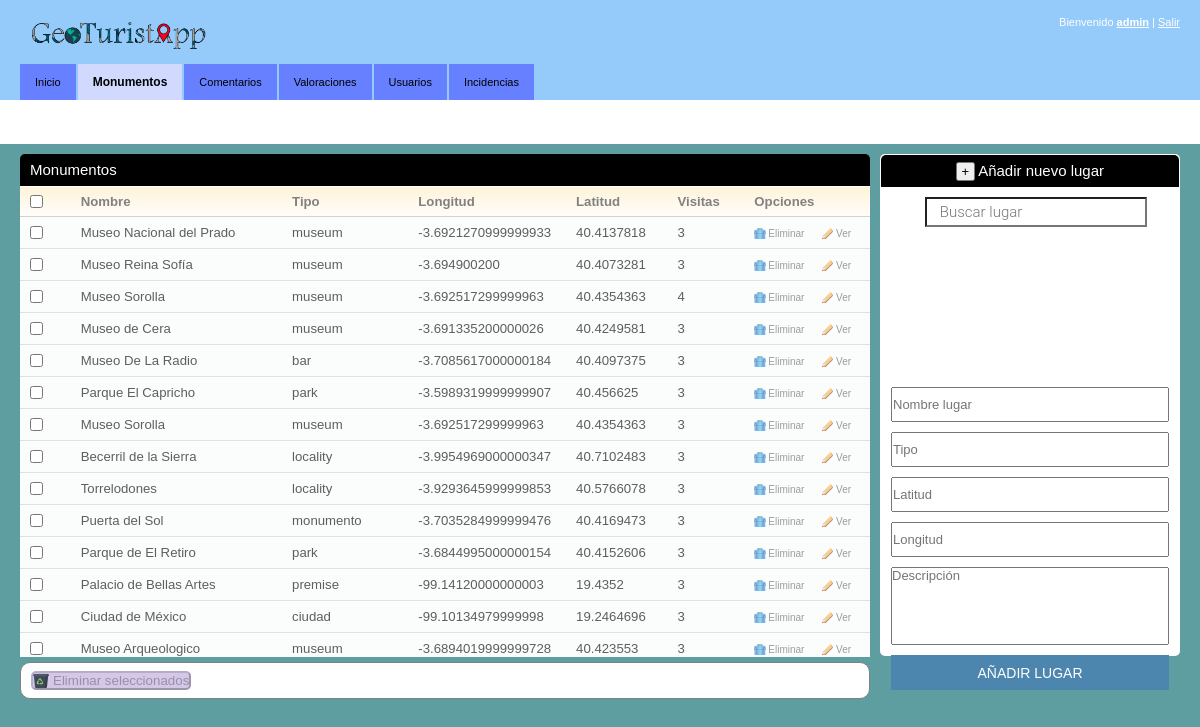
The page /inicio.php?id=monumentos (signed in) on the database its author committed.
### tables this page shows
CREATE TABLE `lugares` (
  `id_lugar` int(11) NOT NULL,
  `nombre` varchar(150) NOT NULL,
  `tipo` varchar(200) NOT NULL,
  `latitud` varchar(150) NOT NULL,
  `longitud` varchar(150) NOT NULL,
  `hora_abre` time NOT NULL,
  `hora_cierra` time NOT NULL,
  `dias_abre` varchar(100) NOT NULL,
  `descripcion` varchar(500) NOT NULL,
  `visitas` int(5) NOT NULL
);

### funciones_BD.php (the view, shortened to what this page needs)
<?php
function obtener_lugares($conexion){
	$lugares = mysqli_query($conexion,"SELECT * FROM lugares");
	if($lugares){
		while($fila = mysqli_fetch_array($lugares))
		{
			echo "<tr>
				<td><input type='checkbox' name='lug_sel[]' class='lugares_sel' value='$fila[id_lugar]'/></td>
				<td>$fila[nombre]</td>
				<td>$fila[tipo]</td>
				<td class='long'>$fila[longitud]</td>
				<td clas='lat'>$fila[latitud]</td>
				<td>$fila[visitas]</td>
				<td><a href='inicio.php?id=monumentos&eliminar=$fila[id_lugar]'	class='ico del' onclick='return confirmar()'>Eliminar</a>
				<a href='inicio.php?id=ver_monumento&id_lugar=$fila[id_lugar]
				&nombre_lugar=$fila[nombre]&lat=$fila[latitud]&lon=$fila[longitud]
				&h_abre=$fila[hora_abre]&h_cierra=$fila[hora_cierra]&dias_abre=$fila[dias_abre]
				&descripcion=$fila[descripcion]&visitas=$fila[visitas]' class='ico edit'>Ver</a></td>
			</tr>";
		}
	}
}
?>

### css/style_inicio.css (style rules this page uses)
* { padding:0; margin:0; outline:0; }
body { background:cadetblue; font-family: Verdana, sans-serif; font-size:11px; line-height:14px; color:#5e5e5e; }
input, textarea, select { font-family: Verdana, sans-serif; font-size:13px; }
a { text-decoration: underline; cursor:pointer; }
.table td { background:#fbfcfc; border-bottom:solid 1px #e0e0e0; padding:8px 10px; }
a.ico { color:#9d9c9a; font-size:10px; text-decoration: none; padding:0 0 0 14px; background-repeat:no-repeat; background-position:0 0; }
a.del { background-image:url(../img/del.gif) }
a.edit { background-image:url(../img/edit.gif); margin-left:14px; }
#form_lugares td { width: 180px; text-overflow: ellipsis; white-space: nowrap; overflow: hidden; }

### rows shown on the page
lugares: nombre "Museo Nacional del Prado", tipo "museum", longitud "-3.6921270999999933", latitud "40.4137818", visitas "3"
lugares: nombre "Museo Reina Sofía", tipo "museum", longitud "-3.694900200", latitud "40.4073281", visitas "3"
lugares: nombre "Museo Sorolla", tipo "museum", longitud "-3.692517299999963", latitud "40.4354363", visitas "4"
lugares: nombre "Museo de Cera", tipo "museum", longitud "-3.691335200000026", latitud "40.4249581", visitas "3"
lugares: nombre "Museo De La Radio", tipo "bar", longitud "-3.7085617000000184", latitud "40.4097375", visitas "3"
lugares: nombre "Parque El Capricho", tipo "park", longitud "-3.5989319999999907", latitud "40.456625", visitas "3"
lugares: nombre "Museo Sorolla", tipo "museum", longitud "-3.692517299999963", latitud "40.4354363", visitas "3"
lugares: nombre "Becerril de la Sierra", tipo "locality", longitud "-3.9954969000000347", latitud "40.7102483", visitas "3"
lugares: nombre "Torrelodones", tipo "locality", longitud "-3.9293645999999853", latitud "40.5766078", visitas "3"
lugares: nombre "Puerta del Sol", tipo "monumento", longitud "-3.7035284999999476", latitud "40.4169473", visitas "3"
lugares: nombre "Parque de El Retiro", tipo "park", longitud "-3.6844995000000154", latitud "40.4152606", visitas "3"
lugares: nombre "Palacio de Bellas Artes", tipo "premise", longitud "-99.14120000000003", latitud "19.4352", visitas "3"
lugares: nombre "Ciudad de México", tipo "ciudad", longitud "-99.10134979999998", latitud "19.2464696", visitas "3"
lugares: nombre "Museo Arqueologico", tipo "museum", longitud "-3.6894019999999728", latitud "40.423553", visitas "3"

### other values the page prints
$_SESSION['usuario'] "admin"
